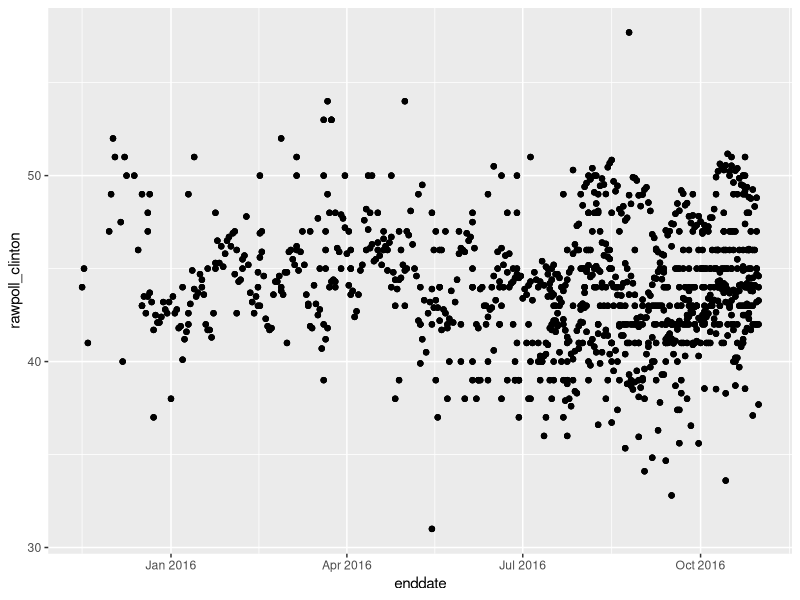
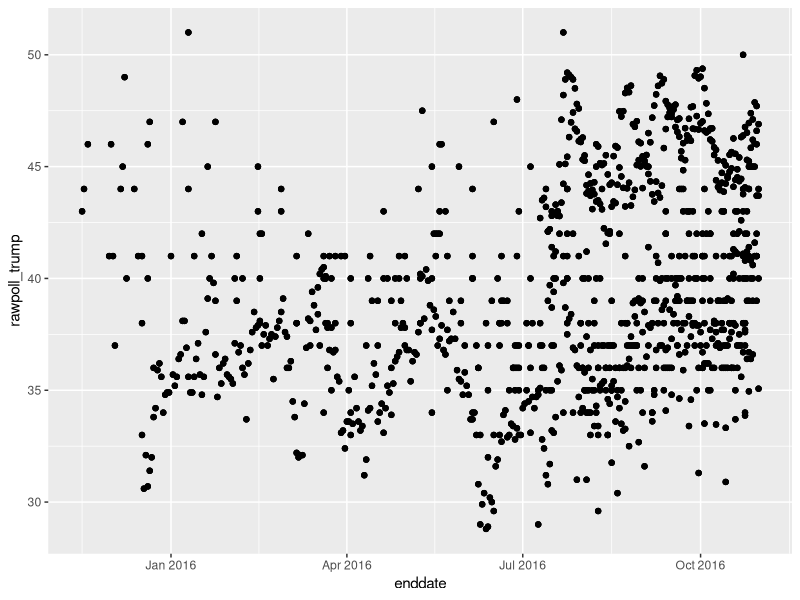
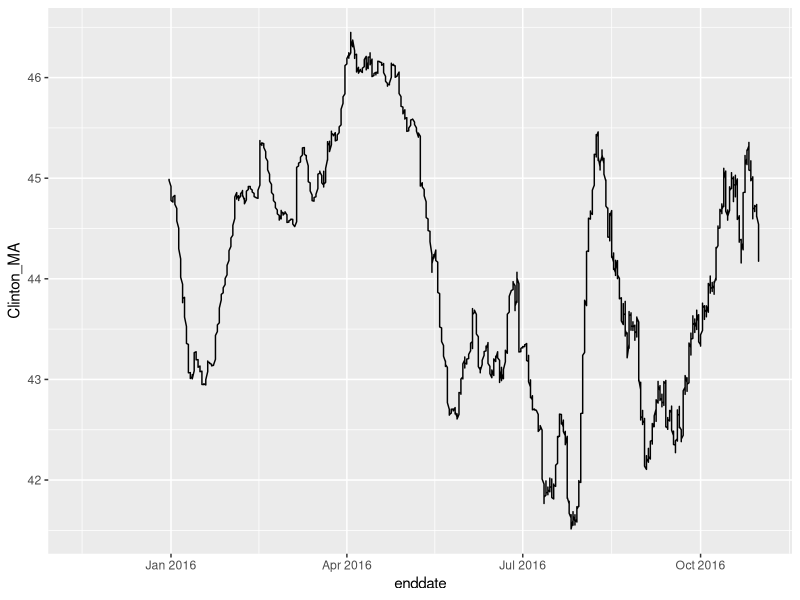
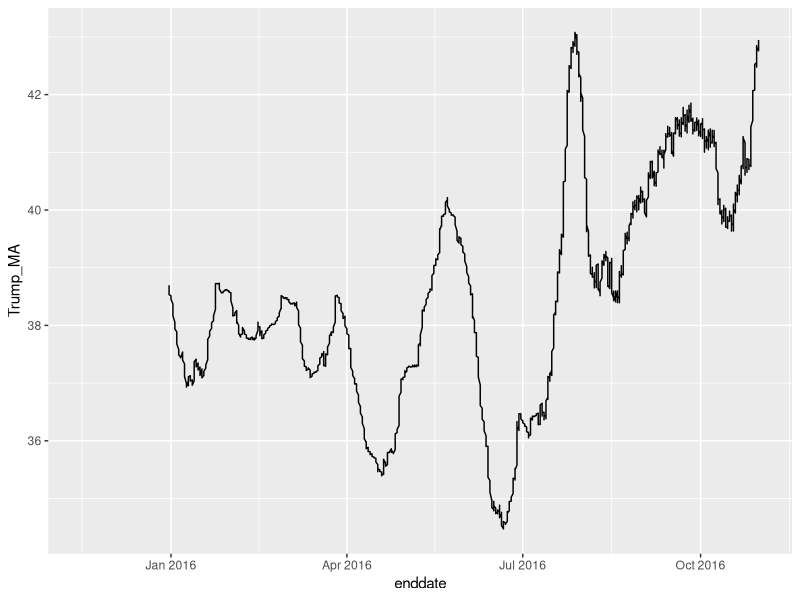

R code for these plots, in order:
## ---- chunk 1
knitr::opts_chunk$set(echo = TRUE)
## ---- chunk 2
library(readr)

Raw_Data <- read_csv("presidential_polls.csv")

Raw_Data
## ---- chunk 3
library(dplyr)

Clean_Data <- Raw_Data %>% select(-c(cycle:forecastdate, rawpoll_johnson, rawpoll_mcmullin, adjpoll_johnson:timestamp))

Clean_Data
## ---- chunk 4
library(dplyr)
install.packages("lubridate")
library(lubridate)

National_Polls <- Clean_Data %>% 
  select(state, enddate, samplesize, rawpoll_clinton, rawpoll_trump) %>%
  filter(state == "U.S.") %>%
  mutate(enddate = mdy(enddate)) %>%
  arrange(enddate)

National_Polls
## ---- chunk 5
install.packages("ggplot2")
library("ggplot2")

ggplot(data = National_Polls, aes(x=enddate, y=rawpoll_clinton)) +
  geom_point()
## ---- chunk 6
ggplot(data = National_Polls, aes(x=enddate, y=rawpoll_trump)) +
  geom_point()
## ---- chunk 7
install.packages("zoo")
library(zoo)

Clinton_Moving_Average <- National_Polls %>%
  mutate(Clinton_MA = rollmean(rawpoll_clinton, 100, na.pad=TRUE, align="right"))

ggplot(data = Clinton_Moving_Average, aes(x=enddate, y=Clinton_MA)) +
  geom_line()
## ---- chunk 8
Trump_Moving_Average <- National_Polls %>%
  mutate(Trump_MA = rollmean(rawpoll_trump, 100, na.pad=TRUE, align="right"))

ggplot(data = Trump_Moving_Average, aes(x=enddate, y=Trump_MA)) +
  geom_line()
